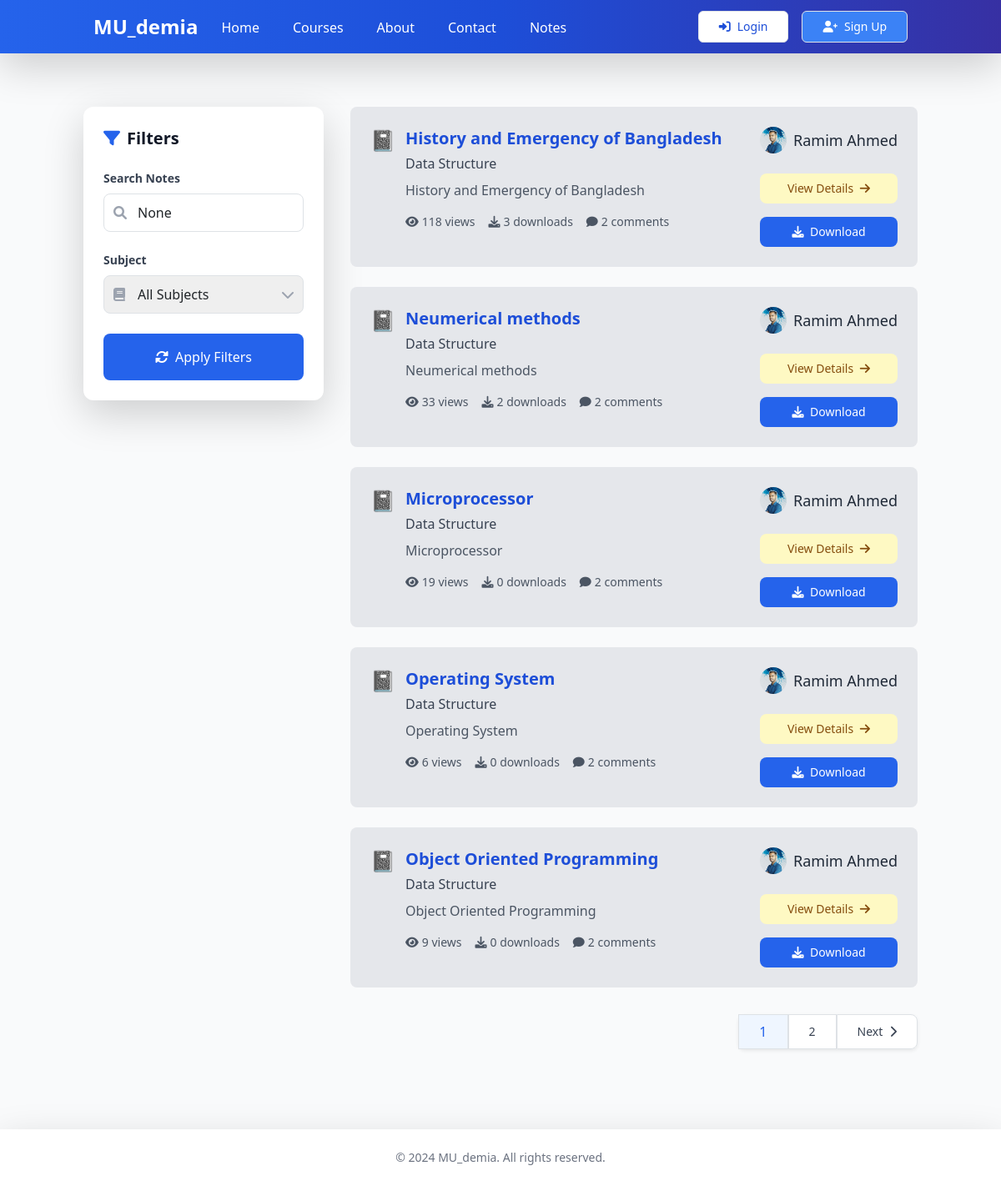
The app's page /notes/ with its own data.
### notes/models.py (models this page shows, shortened)
class Note(models.Model):
    title = models.CharField(max_length=200)
    description = models.TextField()
    file = models.FileField(upload_to='notes/')
    subject = models.ForeignKey(Subject, on_delete=models.CASCADE, related_name='notes')
    author = models.ForeignKey(settings.AUTH_USER_MODEL, on_delete=models.CASCADE, related_name='notes')
    view_count = models.PositiveIntegerField(default=0)
    download_count = models.PositiveIntegerField(default=0)
    created_at = models.DateTimeField(auto_now_add=True)
    updated_at = models.DateTimeField(auto_now=True)
    class Meta:
        ordering = ['-created_at']

class Subject(models.Model):
    name = models.CharField(max_length=100)
    slug = models.SlugField(unique=True)
    created_at = models.DateTimeField(auto_now_add=True)

### accounts/models.py (models this page shows, shortened)
class CustomUser(AbstractUser):
    email = models.EmailField(_('email address'), unique=True)
    is_email_verified = models.BooleanField(default=False)
    avatar = models.ImageField(upload_to='avatars/', null=True, blank=True)
    bio = models.TextField(max_length=500, blank=True)
    USERNAME_FIELD = 'email'
    REQUIRED_FIELDS = ['username']

### notes/views.py (the view)
# urls.py: path('', views.note_list, name='note_list'),
def note_list(request):
    subject = request.GET.get('subject')
    search = request.GET.get('search')
    subjects = Subject.objects.all()
    notes = Note.objects.all()
    if subject:
        notes = notes.filter(subject__slug=subject)
    if search:
        notes = notes.filter(
            Q(title__icontains=search) |
            Q(description__icontains=search) |
            Q(subject__name__icontains=search)
        )
    paginator = Paginator(notes, 5)  # Show 12 notes per page
    page_number = request.GET.get('page')
    notes = paginator.get_page(page_number)
    return render(request, 'notes/note_list.html', {
        'notes': notes,
        'subjects': subjects,
        'current_subject': subject,
        'search_query': search
    })

### notes/templates/notes/note_list.html (shortened to what this page needs)
{% extends 'core/base.html' %}
{% load static %}
{% block content %}
<div class="container py-8" >
    <div class="flex flex-col md:flex-row gap-8">
        <div class="w-full md:w-72 flex-shrink-0">
            <div class="bg-white rounded-xl shadow-lg p-6 sticky top-4 transition-all duration-300 hover:shadow-xl">
                <h2 class="text-xl font-bold text-gray-900 mb-6 flex items-center">
                    <i class="fas fa-filter mr-2 text-blue-600"></i>
                    Filters
                </h2>
                <form method="get" class="space-y-6">
                    <div class="space-y-2">
                        <label for="search" class="block text-sm font-semibold text-gray-700">Search Notes</label>
                        <div class="relative">
                            <i class="fas fa-search absolute left-3 top-1/2 transform -translate-y-1/2 text-gray-400"></i>
                            <input type="text" name="search" id="search" value="{{ search_query }}"
                                   class="w-full pl-10 pr-4 py-2.5 border border-gray-300 rounded-lg focus:outline-none focus:ring-2 focus:ring-blue-500 focus:border-transparent transition-all duration-300"
                                   placeholder="Search notes...">
                        </div>
                    </div>
                    <div class="space-y-2">
                        <label for="subject" class="block text-sm font-semibold text-gray-700">Subject</label>
                        <div class="relative">
                            <i class="fas fa-book absolute left-3 top-1/2 transform -translate-y-1/2 text-gray-400"></i>
                            <select name="subject" id="subject"
                                    class="w-full pl-10 pr-4 py-2.5 border border-gray-300 rounded-lg focus:outline-none focus:ring-2 focus:ring-blue-500 focus:border-transparent appearance-none transition-all duration-300">
                                <option value="">All Subjects</option>
                            </select>
                        </div>
                    </div>
                    <button type="submit"
                            class="w-full px-4 py-3 bg-blue-600 text-white rounded-lg hover:bg-blue-700 transform transition-all duration-300 hover:scale-[1.02] focus:outline-none focus:ring-2 focus:ring-blue-500 focus:ring-offset-2 flex items-center justify-center space-x-2">
                        <i class="fas fa-sync-alt"></i>
                        <span>Apply Filters</span>
                    </button>
                </form>
            </div>
        </div>
        <div class="flex-1 space-y-8">
            <div class="grid grid-cols-1 gap-4">
                {% for note in notes %}
                <div class="bg-gray-200 rounded-lg overflow-hidden transform transition-all duration-300 hover:shadow-lg">
                    <div class="p-4">
                        <div class="flex items-start justify-between gap-4">
                            <div class="flex items-start space-x-3 flex-1">
                                <div class="text-gray-800 text-2xl">📓</div>
                                <div class="flex-1">
                                    <h3 class="text-xl font-bold text-blue-700 mb-1">{{ note.title }}</h3>
                                    <div class="text-gray-700 mb-2">{{ note.subject.name }}</div>
                                    <p class="text-gray-600 mb-3 line-clamp-2">{{ note.description }}</p>
                                    <div class="flex items-center space-x-4 text-sm text-gray-600">
                                        <span class="flex items-center">
                                            <i class="fas fa-eye mr-1"></i>
                                            {{ note.view_count }} views
                                        </span>
                                        <span class="flex items-center">
                                            <i class="fas fa-download mr-1"></i>
                                            {{ note.download_count }} downloads
                                        </span>
                                        <span class="flex items-center">
                                            <i class="fas fa-comment mr-1"></i>
                                            2 comments
                                        </span>
                                    </div>
                                </div>
                            </div>
                            <div class="flex flex-col items-end space-y-2">
                                <div class="flex items-center">
                                    <img src="{% if note.author.avatar %}{{ note.author.avatar.url }}{% else %}https://ui-avatars.com/api/?name={{ note.author.username }}{% endif %}"
                                         alt="{{ note.author.username }}"
                                         class="w-8 h-8 rounded-full">
                                    <span class="ml-2 text-lg text-gray-800">{{ note.author.first_name }} {{ note.author.last_name }}</span>
                                </div>
                                <div class="flex flex-col space-y-4 w-full mt-4">
                                    <a href="{% url 'notes:note_detail' note.pk %}"
                                       class="block w-full text-center px-4 py-2 bg-yellow-100 text-yellow-800 rounded-lg text-sm font-medium hover:bg-yellow-200 transition-colors duration-300 cursor-pointer">
                                        View Details
                                        <i class="fas fa-arrow-right ml-1"></i>
                                    </a>
                                    <a href="{% url 'notes:note_download' note.pk %}"
                                       class="block w-full text-center px-4 py-2 bg-blue-600 text-white rounded-lg text-sm font-medium hover:bg-blue-700 transition-colors duration-300">
                                        <i class="fas fa-download mr-1"></i>
                                        Download
                                    </a>
                                </div>
                            </div>
                        </div>
                    </div>
                </div>
                {% endfor %}
            </div>
            {% if notes.has_other_pages %}
            <div class="mt-8 flex justify-end">
                <nav class="inline-flex rounded-lg shadow-sm">
                    {% for num in notes.paginator.page_range %}
                        {% if notes.number == num %}
                            <span class="inline-flex items-center px-4 py-2 border border-gray-300 bg-blue-50 text-blue-600 font-medium">{{ num }}</span>
                        {% else %}
                            <a href="?page={{ num }}{% if search_query %}&search={{ search_query }}{% endif %}{% if current_subject %}&subject={{ current_subject }}{% endif %}"
                               class="inline-flex items-center px-4 py-2 border border-gray-300 bg-white text-sm font-medium text-gray-700 hover:bg-gray-50 transition-colors duration-300">
                                {{ num }}
                            </a>
                        {% endif %}
                    {% endfor %}
                    {% if notes.has_next %}
                    <a href="?page={{ notes.next_page_number }}{% if search_query %}&search={{ search_query }}{% endif %}{% if current_subject %}&subject={{ current_subject }}{% endif %}"
                       class="inline-flex items-center px-4 py-2 rounded-r-lg border border-gray-300 bg-white text-sm font-medium text-gray-700 hover:bg-gray-50 transition-colors duration-300">
                        Next
                        <i class="fas fa-chevron-right ml-2"></i>
                    </a>
                    {% endif %}
                </nav>
            </div>
            {% endif %}
        </div>
    </div>
</div>
{% endblock %}

### records on screen
Note: title "History and Emergency of Bangladesh", subject.name "Data Structure", description "History and Emergency of Bangladesh", view_count "118", download_count "3", author.avatar (picture), author.first_name "Ramim", author.last_name "Ahmed"
Note: title "Neumerical methods", subject.name "Data Structure", description "Neumerical methods", view_count "33", download_count "2", author.avatar (picture), author.first_name "Ramim", author.last_name "Ahmed"
Note: title "Microprocessor", subject.name "Data Structure", description "Microprocessor", view_count "19", download_count "0", author.avatar (picture), author.first_name "Ramim", author.last_name "Ahmed"
Note: title "Operating System", subject.name "Data Structure", description "Operating System", view_count "6", download_count "0", author.avatar (picture), author.first_name "Ramim", author.last_name "Ahmed"
Note: title "Object Oriented Programming", subject.name "Data Structure", description "Object Oriented Programming", view_count "9", download_count "0", author.avatar (picture), author.first_name "Ramim", author.last_name "Ahmed"

### other values on screen
{{ num }} "1"
{{ num }} "2"
